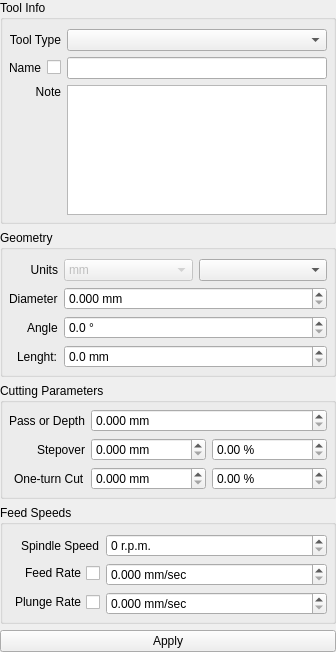
<?xml version="1.0" encoding="UTF-8"?>
<ui version="4.0">
 <class>ToolEditForm</class>
 <widget class="QWidget" name="ToolEditForm">
  <property name="geometry">
   <rect>
    <x>0</x>
    <y>0</y>
    <width>336</width>
    <height>652</height>
   </rect>
  </property>
  <property name="sizePolicy">
   <sizepolicy hsizetype="Fixed" vsizetype="Preferred">
    <horstretch>0</horstretch>
    <verstretch>0</verstretch>
   </sizepolicy>
  </property>
  <property name="windowTitle">
   <string>Tool</string>
  </property>
  <layout class="QVBoxLayout" name="verticalLayout_2">
   <property name="leftMargin">
    <number>0</number>
   </property>
   <property name="topMargin">
    <number>0</number>
   </property>
   <property name="rightMargin">
    <number>0</number>
   </property>
   <property name="bottomMargin">
    <number>0</number>
   </property>
   <item>
    <widget class="QGroupBox" name="grbxToolInfo">
     <property name="toolTip">
      <string/>
     </property>
     <property name="title">
      <string>Tool Info</string>
     </property>
     <layout class="QGridLayout" name="gridLayout">
      <property name="leftMargin">
       <number>6</number>
      </property>
      <property name="rightMargin">
       <number>6</number>
      </property>
      <property name="bottomMargin">
       <number>6</number>
      </property>
      <item row="0" column="1">
       <widget class="QComboBox" name="cbxToolType">
        <property name="currentIndex">
         <number>-1</number>
        </property>
       </widget>
      </item>
      <item row="1" column="0">
       <layout class="QHBoxLayout" name="horizontalLayout_3">
        <property name="spacing">
         <number>0</number>
        </property>
        <property name="sizeConstraint">
         <enum>QLayout::SetMinimumSize</enum>
        </property>
        <item>
         <widget class="QLabel" name="lblName">
          <property name="text">
           <string>Name</string>
          </property>
          <property name="alignment">
           <set>Qt::AlignRight|Qt::AlignTrailing|Qt::AlignVCenter</set>
          </property>
         </widget>
        </item>
        <item>
         <widget class="QCheckBox" name="chbxAutoName">
          <property name="layoutDirection">
           <enum>Qt::RightToLeft</enum>
          </property>
          <property name="text">
           <string/>
          </property>
         </widget>
        </item>
       </layout>
      </item>
      <item row="0" column="0">
       <widget class="QLabel" name="lblToolType">
        <property name="text">
         <string>Tool Type</string>
        </property>
        <property name="alignment">
         <set>Qt::AlignRight|Qt::AlignTrailing|Qt::AlignVCenter</set>
        </property>
       </widget>
      </item>
      <item row="2" column="1">
       <widget class="QTextEdit" name="teNote">
        <property name="sizePolicy">
         <sizepolicy hsizetype="Expanding" vsizetype="Expanding">
          <horstretch>0</horstretch>
          <verstretch>0</verstretch>
         </sizepolicy>
        </property>
       </widget>
      </item>
      <item row="2" column="0">
       <widget class="QLabel" name="lblNote">
        <property name="text">
         <string>Note</string>
        </property>
        <property name="alignment">
         <set>Qt::AlignRight|Qt::AlignTop|Qt::AlignTrailing</set>
        </property>
       </widget>
      </item>
      <item row="1" column="1">
       <widget class="QLineEdit" name="leName"/>
      </item>
     </layout>
    </widget>
   </item>
   <item>
    <widget class="QWidget" name="wgtToolParameters" native="true">
     <layout class="QVBoxLayout" name="verticalLayout">
      <property name="leftMargin">
       <number>0</number>
      </property>
      <property name="topMargin">
       <number>0</number>
      </property>
      <property name="rightMargin">
       <number>0</number>
      </property>
      <property name="bottomMargin">
       <number>0</number>
      </property>
      <item>
       <widget class="QGroupBox" name="grbxGeometry">
        <property name="toolTip">
         <string/>
        </property>
        <property name="title">
         <string>Geometry</string>
        </property>
        <layout class="QFormLayout" name="formLayout">
         <property name="labelAlignment">
          <set>Qt::AlignRight|Qt::AlignTrailing|Qt::AlignVCenter</set>
         </property>
         <property name="leftMargin">
          <number>6</number>
         </property>
         <property name="topMargin">
          <number>9</number>
         </property>
         <property name="rightMargin">
          <number>6</number>
         </property>
         <property name="bottomMargin">
          <number>6</number>
         </property>
         <item row="0" column="0">
          <widget class="QLabel" name="lblUnits">
           <property name="text">
            <string>Units</string>
           </property>
           <property name="alignment">
            <set>Qt::AlignRight|Qt::AlignTrailing|Qt::AlignVCenter</set>
           </property>
          </widget>
         </item>
         <item row="0" column="1">
          <layout class="QHBoxLayout" name="hlUnuts">
           <item>
            <widget class="QComboBox" name="cbxUnits">
             <property name="enabled">
              <bool>false</bool>
             </property>
             <item>
              <property name="text">
               <string>mm</string>
              </property>
             </item>
             <item>
              <property name="text">
               <string>inches</string>
              </property>
             </item>
            </widget>
           </item>
           <item>
            <widget class="QComboBox" name="cbxFeedSpeeds">
             <property name="currentIndex">
              <number>-1</number>
             </property>
             <item>
              <property name="text">
               <string>mm/sec</string>
              </property>
             </item>
             <item>
              <property name="text">
               <string>mm/min</string>
              </property>
             </item>
             <item>
              <property name="text">
               <string>cm/min</string>
              </property>
             </item>
             <item>
              <property name="text">
               <string>m/min</string>
              </property>
             </item>
            </widget>
           </item>
          </layout>
         </item>
         <item row="1" column="0">
          <widget class="QLabel" name="diameterLabel">
           <property name="text">
            <string>Diameter</string>
           </property>
          </widget>
         </item>
         <item row="1" column="1">
          <widget class="DoubleSpinBox" name="dsbxDiameter">
           <property name="suffix">
            <string> mm</string>
           </property>
           <property name="decimals">
            <number>3</number>
           </property>
           <property name="maximum">
            <double>100.000000000000000</double>
           </property>
           <property name="singleStep">
            <double>0.100000000000000</double>
           </property>
          </widget>
         </item>
         <item row="2" column="0">
          <widget class="QLabel" name="sideAngleLabel">
           <property name="text">
            <string>Angle</string>
           </property>
          </widget>
         </item>
         <item row="2" column="1">
          <widget class="DoubleSpinBox" name="dsbxAngle">
           <property name="suffix">
            <string> °</string>
           </property>
           <property name="decimals">
            <number>1</number>
           </property>
           <property name="maximum">
            <double>180.000000000000000</double>
           </property>
          </widget>
         </item>
         <item row="3" column="0">
          <widget class="QLabel" name="label">
           <property name="text">
            <string>Lenght:</string>
           </property>
          </widget>
         </item>
         <item row="3" column="1">
          <widget class="DoubleSpinBox" name="dsbxLenght">
           <property name="suffix">
            <string> mm</string>
           </property>
           <property name="decimals">
            <number>1</number>
           </property>
           <property name="maximum">
            <double>100.000000000000000</double>
           </property>
           <property name="singleStep">
            <double>0.500000000000000</double>
           </property>
          </widget>
         </item>
        </layout>
       </widget>
      </item>
      <item>
       <widget class="QGroupBox" name="grbxCuttingParameters">
        <property name="toolTip">
         <string/>
        </property>
        <property name="title">
         <string>Cutting Parameters</string>
        </property>
        <layout class="QFormLayout" name="formLayout_2">
         <property name="labelAlignment">
          <set>Qt::AlignRight|Qt::AlignTrailing|Qt::AlignVCenter</set>
         </property>
         <property name="leftMargin">
          <number>6</number>
         </property>
         <property name="topMargin">
          <number>6</number>
         </property>
         <property name="rightMargin">
          <number>6</number>
         </property>
         <property name="bottomMargin">
          <number>6</number>
         </property>
         <item row="0" column="0">
          <widget class="QLabel" name="lblPassDepth">
           <property name="text">
            <string>Pass or Depth</string>
           </property>
          </widget>
         </item>
         <item row="0" column="1">
          <widget class="DoubleSpinBox" name="dsbxPassDepth">
           <property name="suffix">
            <string> mm</string>
           </property>
           <property name="decimals">
            <number>3</number>
           </property>
           <property name="maximum">
            <double>10.000000000000000</double>
           </property>
           <property name="singleStep">
            <double>0.100000000000000</double>
           </property>
          </widget>
         </item>
         <item row="1" column="0">
          <layout class="QHBoxLayout" name="horizontalLayout">
           <item>
            <widget class="QLabel" name="lblWarn">
             <property name="text">
              <string/>
             </property>
            </widget>
           </item>
           <item>
            <widget class="QLabel" name="lblStepover">
             <property name="text">
              <string>Stepover</string>
             </property>
            </widget>
           </item>
          </layout>
         </item>
         <item row="1" column="1">
          <layout class="QHBoxLayout" name="hlayStepover">
           <property name="leftMargin">
            <number>0</number>
           </property>
           <property name="topMargin">
            <number>0</number>
           </property>
           <property name="rightMargin">
            <number>0</number>
           </property>
           <property name="bottomMargin">
            <number>0</number>
           </property>
           <item>
            <widget class="DoubleSpinBox" name="dsbxStepover">
             <property name="suffix">
              <string> mm</string>
             </property>
             <property name="decimals">
              <number>3</number>
             </property>
             <property name="maximum">
              <double>100.000000000000000</double>
             </property>
             <property name="singleStep">
              <double>0.010000000000000</double>
             </property>
            </widget>
           </item>
           <item>
            <widget class="DoubleSpinBox" name="dsbxStepoverPercent">
             <property name="suffix">
              <string> %</string>
             </property>
             <property name="decimals">
              <number>2</number>
             </property>
             <property name="maximum">
              <double>100.000000000000000</double>
             </property>
             <property name="singleStep">
              <double>0.100000000000000</double>
             </property>
            </widget>
           </item>
          </layout>
         </item>
         <item row="2" column="0">
          <widget class="QLabel" name="lblCut">
           <property name="text">
            <string>One-turn Cut</string>
           </property>
          </widget>
         </item>
         <item row="2" column="1">
          <layout class="QHBoxLayout" name="hlayOneTurnCut">
           <property name="leftMargin">
            <number>0</number>
           </property>
           <property name="topMargin">
            <number>0</number>
           </property>
           <property name="rightMargin">
            <number>0</number>
           </property>
           <property name="bottomMargin">
            <number>0</number>
           </property>
           <item>
            <widget class="DoubleSpinBox" name="dsbxOneTurnCut">
             <property name="suffix">
              <string> mm</string>
             </property>
             <property name="decimals">
              <number>3</number>
             </property>
             <property name="maximum">
              <double>100.000000000000000</double>
             </property>
             <property name="singleStep">
              <double>0.010000000000000</double>
             </property>
            </widget>
           </item>
           <item>
            <widget class="DoubleSpinBox" name="dsbxOneTurnCutPercent">
             <property name="suffix">
              <string> %</string>
             </property>
             <property name="decimals">
              <number>2</number>
             </property>
             <property name="maximum">
              <double>100.000000000000000</double>
             </property>
             <property name="singleStep">
              <double>0.100000000000000</double>
             </property>
            </widget>
           </item>
          </layout>
         </item>
        </layout>
       </widget>
      </item>
      <item>
       <widget class="QGroupBox" name="grbxFeedSpeeds">
        <property name="toolTip">
         <string/>
        </property>
        <property name="title">
         <string>Feed Speeds</string>
        </property>
        <layout class="QFormLayout" name="formLayout_4">
         <property name="labelAlignment">
          <set>Qt::AlignRight|Qt::AlignTrailing|Qt::AlignVCenter</set>
         </property>
         <property name="formAlignment">
          <set>Qt::AlignLeading|Qt::AlignLeft|Qt::AlignTop</set>
         </property>
         <property name="leftMargin">
          <number>6</number>
         </property>
         <property name="topMargin">
          <number>9</number>
         </property>
         <property name="rightMargin">
          <number>6</number>
         </property>
         <property name="bottomMargin">
          <number>6</number>
         </property>
         <item row="0" column="0">
          <widget class="QLabel" name="lblSpindleSpeed">
           <property name="text">
            <string>Spindle Speed</string>
           </property>
          </widget>
         </item>
         <item row="0" column="1">
          <widget class="DoubleSpinBox" name="dsbxSpindleSpeed">
           <property name="suffix">
            <string> r.p.m.</string>
           </property>
           <property name="decimals">
            <number>0</number>
           </property>
           <property name="maximum">
            <double>100000.000000000000000</double>
           </property>
           <property name="singleStep">
            <double>1000.000000000000000</double>
           </property>
          </widget>
         </item>
         <item row="1" column="0">
          <widget class="QCheckBox" name="chbxFeedRate">
           <property name="toolTip">
            <string>If checked then automatic calculate!</string>
           </property>
           <property name="statusTip">
            <string/>
           </property>
           <property name="layoutDirection">
            <enum>Qt::RightToLeft</enum>
           </property>
           <property name="text">
            <string>Feed Rate</string>
           </property>
          </widget>
         </item>
         <item row="1" column="1">
          <widget class="DoubleSpinBox" name="dsbxFeedRate">
           <property name="suffix">
            <string> mm/sec</string>
           </property>
           <property name="decimals">
            <number>3</number>
           </property>
           <property name="maximum">
            <double>100000.000000000000000</double>
           </property>
           <property name="singleStep">
            <double>0.100000000000000</double>
           </property>
          </widget>
         </item>
         <item row="2" column="0">
          <widget class="QCheckBox" name="chbxPlungeRate">
           <property name="toolTip">
            <string>If checked then automatic calculate!</string>
           </property>
           <property name="layoutDirection">
            <enum>Qt::RightToLeft</enum>
           </property>
           <property name="text">
            <string>Plunge Rate</string>
           </property>
          </widget>
         </item>
         <item row="2" column="1">
          <widget class="DoubleSpinBox" name="dsbxPlungeRate">
           <property name="suffix">
            <string> mm/sec</string>
           </property>
           <property name="decimals">
            <number>3</number>
           </property>
           <property name="maximum">
            <double>100000.000000000000000</double>
           </property>
           <property name="singleStep">
            <double>0.100000000000000</double>
           </property>
          </widget>
         </item>
        </layout>
       </widget>
      </item>
     </layout>
    </widget>
   </item>
   <item>
    <widget class="QPushButton" name="pbApply">
     <property name="text">
      <string>Apply</string>
     </property>
    </widget>
   </item>
  </layout>
 </widget>
 <customwidgets>
  <customwidget>
   <class>DoubleSpinBox</class>
   <extends>QDoubleSpinBox</extends>
   <header>doublespinbox.h</header>
  </customwidget>
 </customwidgets>
 <resources/>
 <connections/>
</ui>
